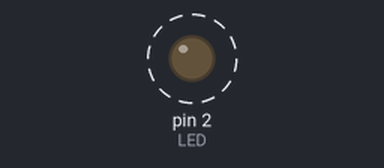
Simulated run of this sketch. Board: Arduino Uno, built with avr-gcc and run on an emulated ATmega328P. Parts: output pins drawn as LEDs (lit = HIGH). Dashed ring = blinking. What the sketch prints to the serial monitor is not drawn.

Above: at 0.5 s.
Timing chart, 0 to 4.6 s (numbered marks = the images above):
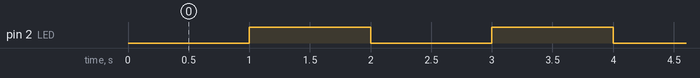

The sketch:

nodemcu32_built_in_led.ino
```cpp
#define LED 2

void setup() {
  pinMode(LED,OUTPUT);
  Serial.begin(115200);
}

void loop() {
  delay(1000);
  digitalWrite(LED,HIGH);
  Serial.println("LED is on");
  delay(1000);
  Serial.println("LED is off");
  digitalWrite(LED,LOW);
}
```

Measured:
- by itself, pin 2 (LED): alternates HIGH for 1.0 s and LOW for 1.0 s
